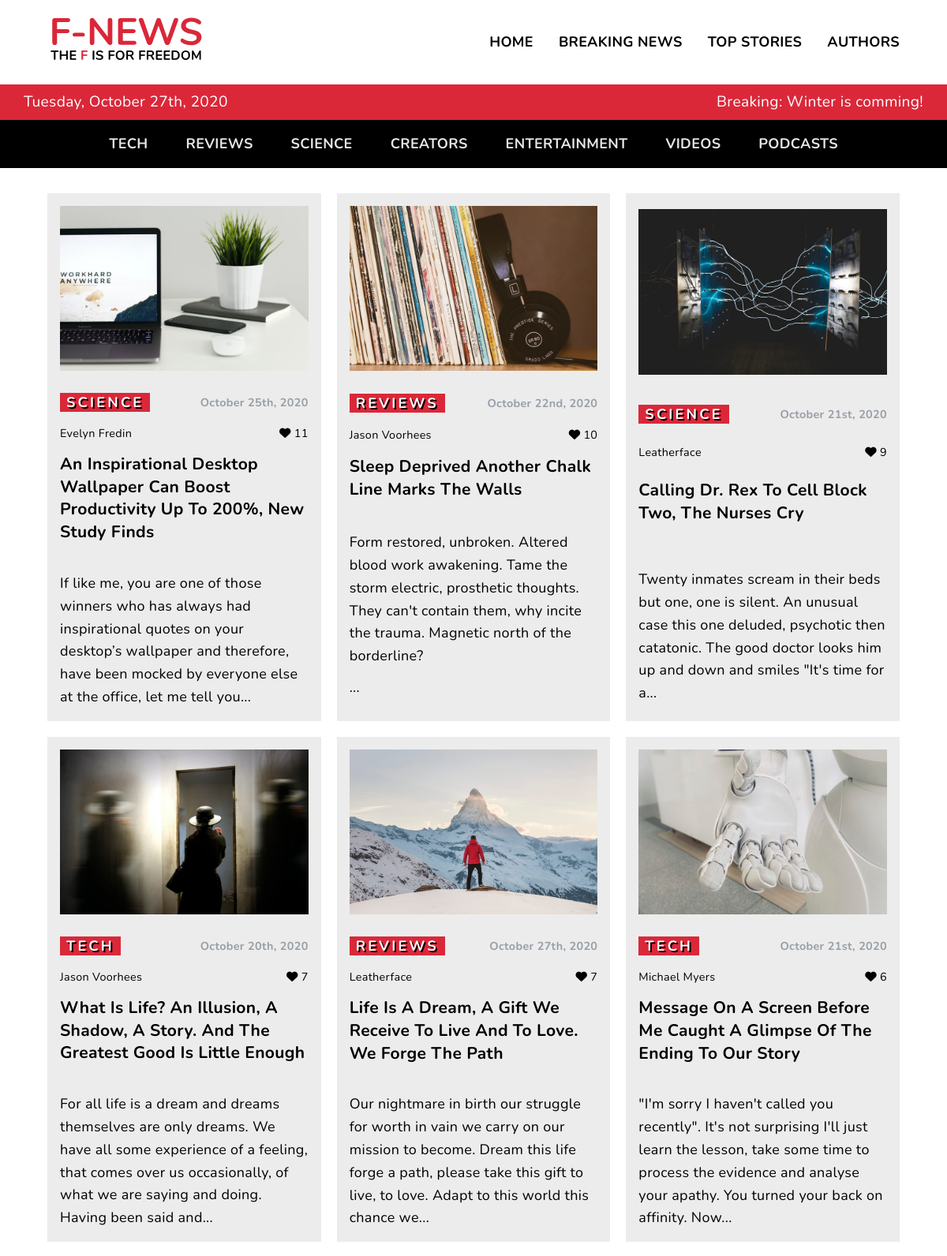
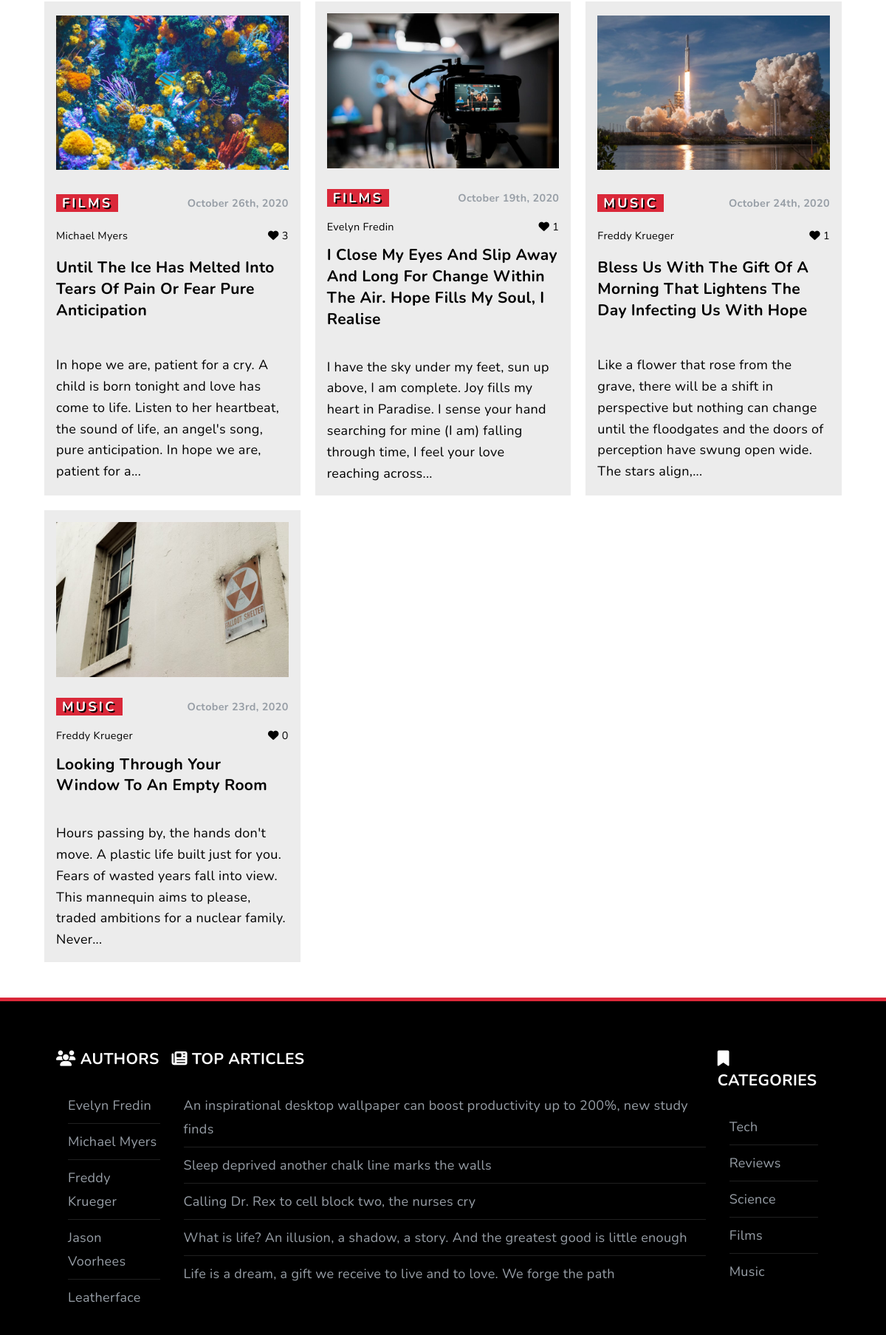
The page /top.php (upper part) on the database its author committed (2 pictures, top to bottom).
### tables this page shows
CREATE TABLE posts (
	id INTEGER PRIMARY KEY AUTOINCREMENT NOT NULL,
	title VARCHAR(225) NOT NULL,
	content TEXT NOT NULL,
	image VARCHAR(225),
	author INTEGER,
	published BOOLEAN NOT NULL,
	date TIMESTAMP DEFAULT CURRENT_TIMESTAMP,
	likes INTEGER, category VARCHAR(255),
	FOREIGN KEY(author) REFERENCES users(id)
);

CREATE TABLE users (
	id INTEGER PRIMARY KEY AUTOINCREMENT NOT NULL,
	full_name VARCHAR(225)
);

CREATE TABLE categories (
	id INTEGER PRIMARY KEY AUTOINCREMENT NOT NULL,
	"name" VARCHAR(225)
);

### top.php (called while the page is built, shortened)
<?php
require __DIR__ . '/app/bootstrap.php';
require __DIR__ . '/views/header.php';
require __DIR__ . '/views/navigation.php';
require __DIR__ . '/app/functions.php';
require __DIR__ . '/views/top.views.php';
require __DIR__ . '/views/footer.php';

### app/config.php (called while the page is built, shortened)
<?php
return [
    'db_path' =>  sprintf('sqlite:%s/database/fakenews.db', __DIR__),
    'charset' => 'utf8mb4',
    'options' => [
        PDO::ATTR_ERRMODE => PDO::ERRMODE_WARNING
    ]
];

### app/bootstrap.php (called while the page is built, shortened)
<?php
$config = require __DIR__ . '/config.php';
require __DIR__ . '/database/Connection.php';
require __DIR__ . '/database/QueryBuilder.php';
$query = new QueryBuilder(
    Connection::make($config['db_path'])
);
$users = $query->selectAll('users');
$categories = $query->selectAll('categories');
$footerPosts = $query->selectOrderAndLimit('posts', 'likes', 5);

### app/database/Connection.php (called while the page is built)
<?php
require __DIR__ . '/../config.php';
class Connection
{
    public static function make($config)
    {
        try {
            return new PDO($config);
        } catch (\PDOException $e) {
            throw new \PDOException($e->getMessage(), (int)$e->getCode());
        }
    }
}

### app/database/QueryBuilder.php (called while the page is built, shortened)
<?php
class QueryBuilder
{
    protected $pdo;
    public function __construct(object $pdo)
    {
        $this->pdo = $pdo;
    }
    public function selectAll(string $table): array
    {
        $statement = $this->pdo->prepare("SELECT * FROM {$table}");
        $statement->execute();
        return $statement->fetchAll(PDO::FETCH_CLASS);
    }
    public function selectOrderAndLimit(string $table, string $column, int $amount): array
    {
        $statement = $this->pdo->prepare("SELECT * FROM {$table} ORDER BY {$column} DESC LIMIT {$amount}");
        $statement->execute();
        return $statement->fetchAll(PDO::FETCH_CLASS);
    }
}

### app/functions.php (called while the page is built, shortened)
<?php
function dateFormatter(string $date): string
{
    return date('F jS\, Y', strtotime($date));
}
function getAuthorForPost(stdClass $post, array $users): string
{
    foreach ($users as $user) {
        if ($user->id == $post->author) {
            return $user->full_name;
        }
    }
}
function excerpt(stdClass $post): string
{
    $new = wordwrap($post->content, 198);
    $new = explode("\n", $new);
    $new = $new[0] . '...';
    return $new;
}
function imgPath(string $name): string
{
    return '/views/uploads/' . $name;
}

### views/top.views.php (the view)
<?php $topStories = $query->selectOrderAndLimit('posts', 'likes', 12); ?>
<div class="container">
    <section class="grid">
        <?php foreach ($topStories as $post) :
            if ($post->published) : ?>
                <article class="grid-item">
                    <a href="article.php?id=<?= $post->id; ?>">
                        <img src="<?= imgPath($post->image) ?>" alt="<?= $post->title; ?>" />
                    </a>
                    <div>
                        <p><span class="category"><?= $post->category ?></span></p>
                        <p class="publishedDate"><?= dateFormatter($post->date); ?></p>
                    </div>
                    <div class="author-likes">
                        <p><?= getAuthorForPost($post, $users); ?></p>
                        <p><i class="fas fa-heart"></i> <?= $post->likes; ?></p>
                    </div>
                    <a href="article.php?id=<?= $post->id; ?>">
                        <h3 class="title"><?= $post->title; ?></h3>
                    </a>
                    <p class="excerpt">
                        <?= excerpt($post); ?>
                    </p>
                </article>
        <?php
            endif;
        endforeach; ?>
    </section>
</div>

### views/footer.php (shortened to what this page needs)
<footer>
    <div class="footer-links container">
        <div>
            <h3><i class="fas fa-users"></i> Authors</h3>
            <ul>
                <?php foreach ($users as $user) : ?>
                    <li><?= $user->full_name; ?></li>
                <?php endforeach; ?>
            </ul>
        </div>
        <div>
            <h3><i class="fas fa-newspaper"></i> Top Articles</h3>
            <ul>
                <?php foreach ($footerPosts as $post) : ?>
                    <li>
                        <a href="article.php?id=<?= $post->id; ?>">
                            <?= $post->title; ?>
                        </a>
                    </li>
                <?php endforeach; ?>
            </ul>
        </div>
        <div>
            <h3><i class="fas fa-bookmark"></i> Categories</h3>
            <ul>
                <?php foreach ($categories as $category) : ?>
                    <li><?= $category->name; ?></li>
                <?php endforeach; ?>
            </ul>
        </div>
    </div>
</footer>
</body>
</html>

### views/css/global.css (style rules this page uses)
* { margin: 0; box-sizing: border-box; }
body { font-family: "Nunito", sans-serif; font-size: 19px; letter-spacing: 0.06rem; line-height: 1.8rem; background-color: var(--bg-color); color: var(--body-color); }
h3 { margin-bottom: 1rem; text-transform: capitalize; text-decoration: none; }
img { max-width: 100%; height: auto; }
a { text-decoration: none; }
.container { max-width: 90%; margin: 0 auto; }
@media (min-width: 822px) { body { font-size: 18px; letter-spacing: 0.02rem; } }

### views/css/article-grid.css (style rules this page uses)
.grid { display: grid; grid-template-columns: repeat(auto-fit, minmax(300px, 1fr)); grid-gap: 20px; margin-top: 2rem; }
.grid-item { background: rgba(161, 161, 161, 0.2); padding: 1rem; display: grid; grid-template-columns: 1fr; grid-gap: 10px; align-items: center; color: var(--body-color); }
.grid-item img, .top-item img { max-height: 100%; width: 100%; display: block; margin-bottom: 1rem; }
.grid-item div, .top-item div { display: flex; justify-content: space-between; align-items: center; }
.grid-item a, .top-item a { text-decoration: none; color: var(--body-color); }
.publishedDate { color: var(--light-gray-color); font-size: 0.9rem; font-weight: 700; }
span { background: var(--primary-color); color: #fff; padding: 0 0.5rem; letter-spacing: 0.2rem; text-shadow: 2px 2px #000; font-weight: 700; text-transform: uppercase; }
.author-likes { font-size: 0.9rem; }

### views/css/footer.css (style rules this page uses)
footer { background: #000; margin-top: 3rem; border-top: 5px solid var(--primary-color); }
.footer-links { display: flex; flex-direction: column; color: var(--light-gray-color); padding: 2rem; }
.footer-links h3 { text-transform: uppercase; color: #fff; margin: 4rem 0 1rem; }
.footer-links ul { list-style: none; padding: 0.5rem 1rem 0; line-height: 2rem; }
.footer-links li { border-bottom: 1px solid #202020; padding: 0.5rem 0; }
.footer-links li:last-child { border-bottom: 0 solid #202020; }
.footer-links a { color: var(--light-gray-color); text-decoration: none; }
@media (min-width: 822px) { .footer-links { flex-direction: row; justify-content: space-between; padding: 1rem; margin: 2rem auto; } }
@media (min-width: 822px) { .footer-links h3 { margin: 1rem 0 1rem; } }

### views/css/variables.css (style rules this page uses)
:root { --black-color: #000000; --white-color: #ffffff; --light-gray-color: #979ea6; --primary-color: #da2839; --lighter-gray-color: #dadada; }
@media (prefers-color-scheme: light) { :root { --bg-color: #ffffff; --body-color: #000000; --body-inverse: #ffffff; --bg-inverse: #000000; --categories-nav: #e6e6e6; --text-hover: rgb(85, 85, 85); } }

### rows shown on the page
posts: image (picture), category "SCIENCE", date "October 25th, 2020", author.full_name "Evelyn Fredin", likes "11", title "An Inspirational Desktop Wallpaper Can Boost Productivity Up To 200%, New Study Finds", content "If like me, you are one of those winners who has always had inspirational quotes on your desktop’s wallpaper and therefore, have been mocked by everyone else at the office, let me tell you...", title "An inspirational desktop wallpaper can boost productivity up to 200%, new study finds"
posts: image (picture), category "REVIEWS", date "October 22nd, 2020", author.full_name "Jason Voorhees", likes "10", title "Sleep Deprived Another Chalk Line Marks The Walls", content "Form restored, unbroken. Altered blood work awakening. Tame the storm electric, prosthetic thoughts. They can't contain them, why incite the trauma. Magnetic north of the borderline? ...", title "Sleep deprived another chalk line marks the walls"
posts: image (picture), category "SCIENCE", date "October 21st, 2020", author.full_name "Leatherface", likes "9", title "Calling Dr. Rex To Cell Block Two, The Nurses Cry", content "Twenty inmates scream in their beds but one, one is silent. An unusual case this one deluded, psychotic then catatonic. The good doctor looks him up and down and smiles \"It's time for a...", title "Calling Dr. Rex to cell block two, the nurses cry"
posts: image (picture), category "TECH", date "October 20th, 2020", author.full_name "Jason Voorhees", likes "7", title "What Is Life? An Illusion, A Shadow, A Story. And The Greatest Good Is Little Enough", content "For all life is a dream and dreams themselves are only dreams. We have all some experience of a feeling, that comes over us occasionally, of what we are saying and doing. Having been said and...", title "What is life? An illusion, a shadow, a story. And the greatest good is little enough"
posts: image (picture), category "REVIEWS", date "October 27th, 2020", author.full_name "Leatherface", likes "7", title "Life Is A Dream, A Gift We Receive To Live And To Love. We Forge The Path", content "Our nightmare in birth our struggle for worth in vain we carry on our mission to become. Dream this life forge a path, please take this gift to live, to love. Adapt to this world this chance we...", title "Life is a dream, a gift we receive to live and to love. We forge the path"
posts: image (picture), category "TECH", date "October 21st, 2020", author.full_name "Michael Myers", likes "6", title "Message On A Screen Before Me Caught A Glimpse Of The Ending To Our Story", content "\"I'm sorry I haven't called you recently\". It's not surprising I'll just learn the lesson, take some time to process the evidence and analyse your apathy. You turned your back on affinity. Now..."
posts: image (picture), category "FILMS", date "October 26th, 2020", author.full_name "Michael Myers", likes "3", title "Until The Ice Has Melted Into Tears Of Pain Or Fear Pure Anticipation", content "In hope we are, patient for a cry. A child is born tonight and love has come to life. Listen to her heartbeat, the sound of life, an angel's song, pure anticipation. In hope we are, patient for a..."
posts: image (picture), category "FILMS", date "October 19th, 2020", author.full_name "Evelyn Fredin", likes "1", title "I Close My Eyes And Slip Away And Long For Change Within The Air. Hope Fills My Soul, I Realise", content "I have the sky under my feet, sun up above, I am complete. Joy fills my heart in Paradise. I sense your hand searching for mine (I am) falling through time, I feel your love reaching across..."
posts: image (picture), category "MUSIC", date "October 24th, 2020", author.full_name "Freddy Krueger", likes "1", title "Bless Us With The Gift Of A Morning That Lightens The Day Infecting Us With Hope", content "Like a flower that rose from the grave, there will be a shift in perspective but nothing can change until the floodgates and the doors of perception have swung open wide. The stars align,..."
posts: image (picture), category "MUSIC", date "October 23rd, 2020", author.full_name "Freddy Krueger", likes "0", title "Looking Through Your Window To An Empty Room", content "Hours passing by, the hands don't move. A plastic life built just for you. Fears of wasted years fall into view. This mannequin aims to please, traded ambitions for a nuclear family. Never..."
users: full_name "Evelyn Fredin"
users: full_name "Michael Myers"
users: full_name "Freddy Krueger"
users: full_name "Jason Voorhees"
users: full_name "Leatherface"
categories: name "Tech"
categories: name "Reviews"
categories: name "Science"
categories: name "Films"
categories: name "Music"
